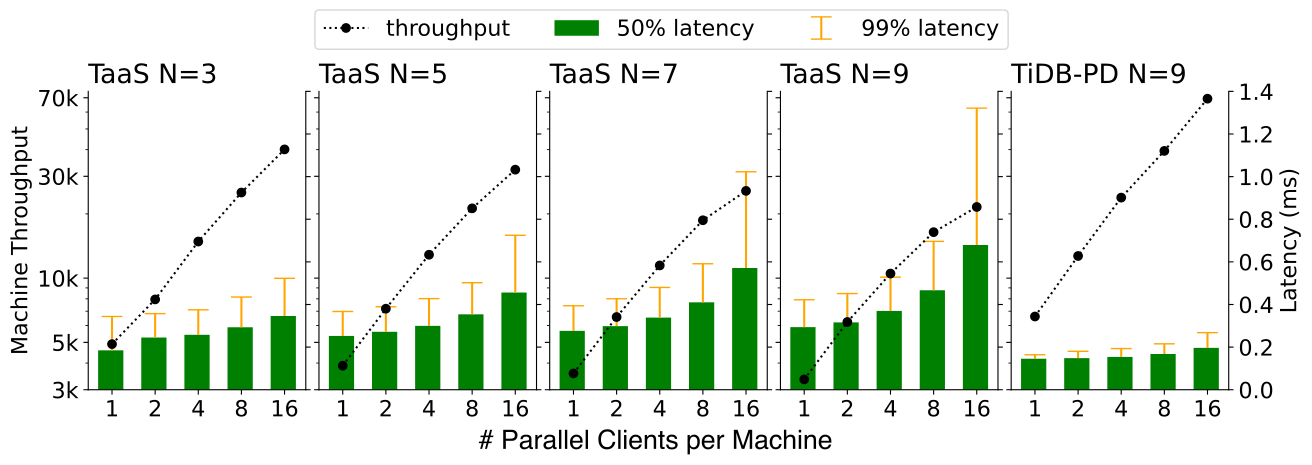

Python code for this plot:
import matplotlib.pyplot as plt
import numpy as np

taas_edge_color = 'xkcd:violet'
tso_edge_color = 'xkcd:rust'
taas_color = 'white'
tso_color = 'white'

plt.rc('font', size=16)
plt.margins(0)


throughput_ticks = [3000, 5000, 10000, 30000, 70000]
throughput_labels = ['3k','5k','10k','30k','70k']

x          = [1,2,4,8,16]
xlabels    = ['1','2','4','8','16']
taas3_rate = [4907,7949,14845,25186,40108]
taas3_p50  = [0.185,0.2448,0.2579,0.293,0.3459]
taas3_p99  = [0.3438,0.3571,0.3748,0.4351,0.523]
taas5_rate = [3888,7192,12870,21236,32230]
taas5_p50 = [0.2525,0.2719,0.2998,0.3538,0.4562]
taas5_p99 = [0.3671,0.3892,0.4274,0.5023,0.7248]
taas7_rate = [3577,6574,11469,18673,25636]
taas7_p50 = [0.2762,0.2983,0.3385,0.4102,0.5711]
taas7_p99 = [0.3939,0.427,0.4801,0.5911,1.0228]
taas9_rate = [3354,6230,10507,16423,21555]
taas9_p50 = [0.2937,0.3158,0.3698,0.4669,0.6792]
taas9_p99 = [0.4221,0.4512,0.5283,0.6962,1.3214]
tidb_rate = [6611,12700,23840,39460,69315]
tidb_p50  = [0.1454,0.1484,0.1538,0.1677,0.1963]
tidb_p99  = [0.1642,0.1802,0.1932,0.2155,0.2679]

fig, (taas3,taas5,taas7,taas9,tidb) = plt.subplots(1, 5, figsize=(13, 4),sharey=True,sharex=True,constrained_layout=True)

taas3_latency = taas3.twinx()
taas5_latency = taas5.twinx()
taas7_latency = taas7.twinx()
taas9_latency = taas9.twinx()
tidb_latency = tidb.twinx()

error3 = taas3_latency.errorbar(x, taas3_p50, yerr=[taas3_p99[i]-taas3_p50[i] for i in [0,1,2,3,4]], capsize=0, lolims=True,ls='None',label='99% latency',color='orange')
box3 = taas3_latency.bar(x,taas3_p50,label='50% latency',color='green',width=[xx * 0.4 for xx in x])
plotline3, caplines3, barlinecols3 = error3
caplines3[0].set_marker('_')
caplines3[0].set_markersize(15)

taas3.set_title('TaaS N=3',loc='left')
taas3.set_xscale('log')
taas3.set_xticks(x)
taas3.set_xticklabels(xlabels)
taas3.minorticks_off()

line3 = taas3.plot(x, taas3_rate,'o:', color='black', label='throughput')
taas3.set_ylim(3000,75000)
taas3.set_yscale('log')
taas3.set_yticks(throughput_ticks)
taas3.set_yticklabels(throughput_labels)
taas3.set_ylabel('Machine Throughput')
taas3.set_zorder(taas3_latency.zorder+1)
taas3.set_frame_on(False)

taas5.set_title('TaaS N=5',loc='left')

error5 = taas5_latency.errorbar(x, taas5_p50, yerr=[taas5_p99[i]-taas5_p50[i] for i in [0,1,2,3,4]], capsize=0, lolims=True,ls='None',color='orange')
box5 = taas5_latency.bar(x,taas5_p50,color='green',width=[xx * 0.4 for xx in x])
plotline5, caplines5, barlinecols5 = error5
caplines5[0].set_marker('_')
caplines5[0].set_markersize(15)

taas5.plot(x, taas5_rate,'o:',color='black')
taas5.set_zorder(taas5_latency.zorder+1)
taas5.set_frame_on(False)

taas7.set_title('TaaS N=7',loc='left')

error7 = taas7_latency.errorbar(x, taas7_p50, yerr=[taas7_p99[i]-taas7_p50[i] for i in [0,1,2,3,4]], capsize=0, lolims=True,ls='None',color='orange')
box5 = taas7_latency.bar(x,taas7_p50,color='green',width=[xx * 0.4 for xx in x])
plotline7, caplines7, barlinecols7 = error7
caplines7[0].set_marker('_')
caplines7[0].set_markersize(15)

taas7.plot(x, taas7_rate,'o:',color='black')
taas7.set_zorder(taas7_latency.zorder+1)
taas7.set_frame_on(False)

taas9.set_title('TaaS N=9',loc='left')

error9 = taas9_latency.errorbar(x, taas9_p50, yerr=[taas9_p99[i]-taas9_p50[i] for i in [0,1,2,3,4]], capsize=0, lolims=True,ls='None',color='orange')
box5 = taas9_latency.bar(x,taas9_p50,color='green',width=[xx * 0.4 for xx in x])
plotline9, caplines9, barlinecols9 = error9
caplines9[0].set_marker('_')
caplines9[0].set_markersize(15)

taas9.plot(x, taas9_rate,'o:',color='black')
taas9.set_zorder(taas9_latency.zorder+1)
taas9.set_frame_on(False)

tidb.set_title('TiDB-PD N=9',loc='left')

errort = tidb_latency.errorbar(x, tidb_p50, yerr=[tidb_p99[i]-tidb_p50[i] for i in [0,1,2,3,4]], capsize=0, lolims=True,ls='None',color='orange')
box5 = tidb_latency.bar(x,tidb_p50,color='green',width=[xx * 0.4 for xx in x])
plotlinet, caplinest, barlinecolst = errort
caplinest[0].set_marker('_')
caplinest[0].set_markersize(15)

tidb.plot(x, tidb_rate,'o:',color='black')
tidb.set_zorder(tidb_latency.zorder+1)
tidb.set_frame_on(False)

latency_ticks = [0, 0.5, 1.0, 1.5]
tidb_latency.set_ylim(0, 1.5)
taas3_latency.set_ylim(0, 1.5)
taas5_latency.set_ylim(0, 1.5)
taas7_latency.set_ylim(0, 1.5)
taas9_latency.set_ylim(0, 1.5)
tidb_latency.set_yticks(latency_ticks)
taas3_latency.set_yticks(latency_ticks)
taas5_latency.set_yticks(latency_ticks)
taas7_latency.set_yticks(latency_ticks)
taas9_latency.set_yticks(latency_ticks)
taas3_latency.set_yticklabels(['' for _ in latency_ticks])
taas5_latency.set_yticklabels(['' for _ in latency_ticks])
taas7_latency.set_yticklabels(['' for _ in latency_ticks])
taas9_latency.set_yticklabels(['' for _ in latency_ticks])
tidb_latency.set_ylabel('Latency (ms)')

tidb.set_zorder(tidb_latency.zorder+1)
tidb.set_frame_on(False)
lgd = fig.legend(handles=[line3[0], error3, box3],ncol=3,bbox_to_anchor=(.78,1.15))

taas3.spines['top'].set_visible(False)
taas5.spines['top'].set_visible(False)
taas7.spines['top'].set_visible(False)
taas9.spines['top'].set_visible(False)
tidb.spines['top'].set_visible(False)
taas3_latency.spines['top'].set_visible(False)
taas5_latency.spines['top'].set_visible(False)
taas7_latency.spines['top'].set_visible(False)
taas9_latency.spines['top'].set_visible(False)
tidb_latency.spines['top'].set_visible(False)
# ax.spines['right'].set_visible(False)
# ax.spines['left'].set_linewidth(2)
# ax.spines['bottom'].set_linewidth(2)

plt.rcParams['font.family'] = 'Helvetica'
xlabel = fig.supxlabel('Parallel Clients per Machine')
fig.savefig('parallel.pdf', format='pdf',bbox_extra_artists=(lgd,xlabel), bbox_inches='tight')
